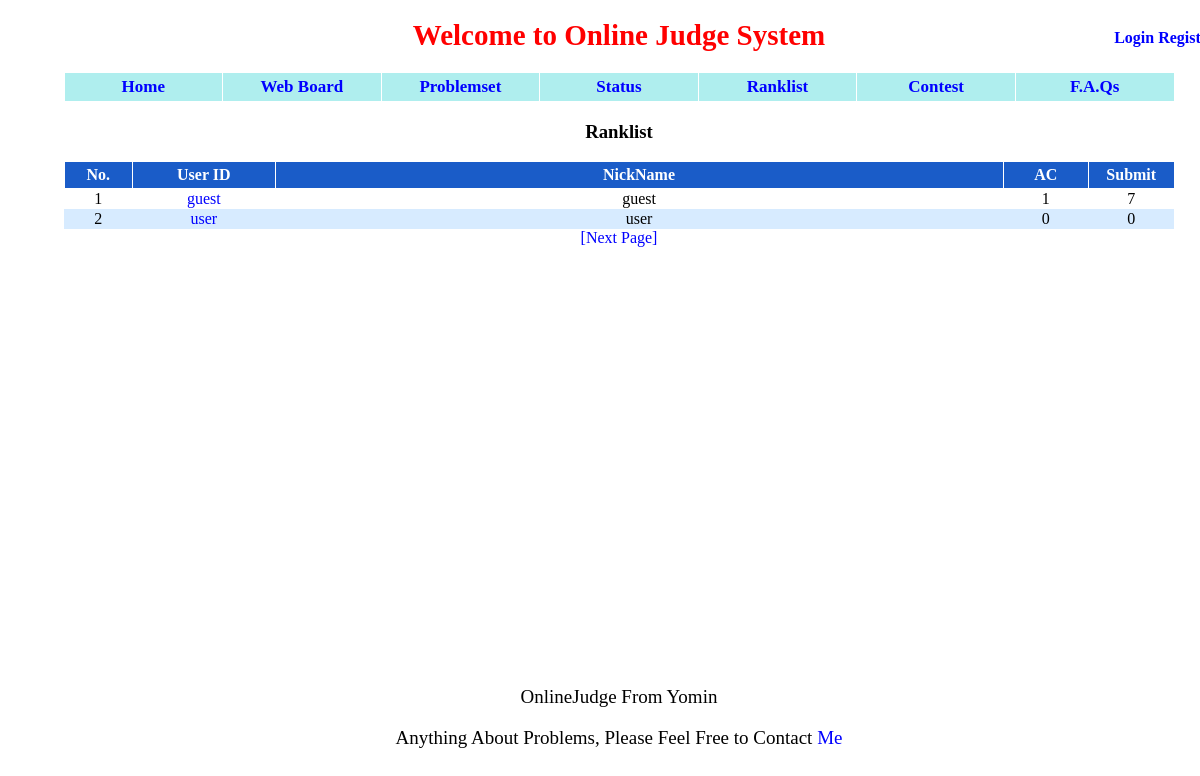
Page /ranklist/ on the earlier database version.
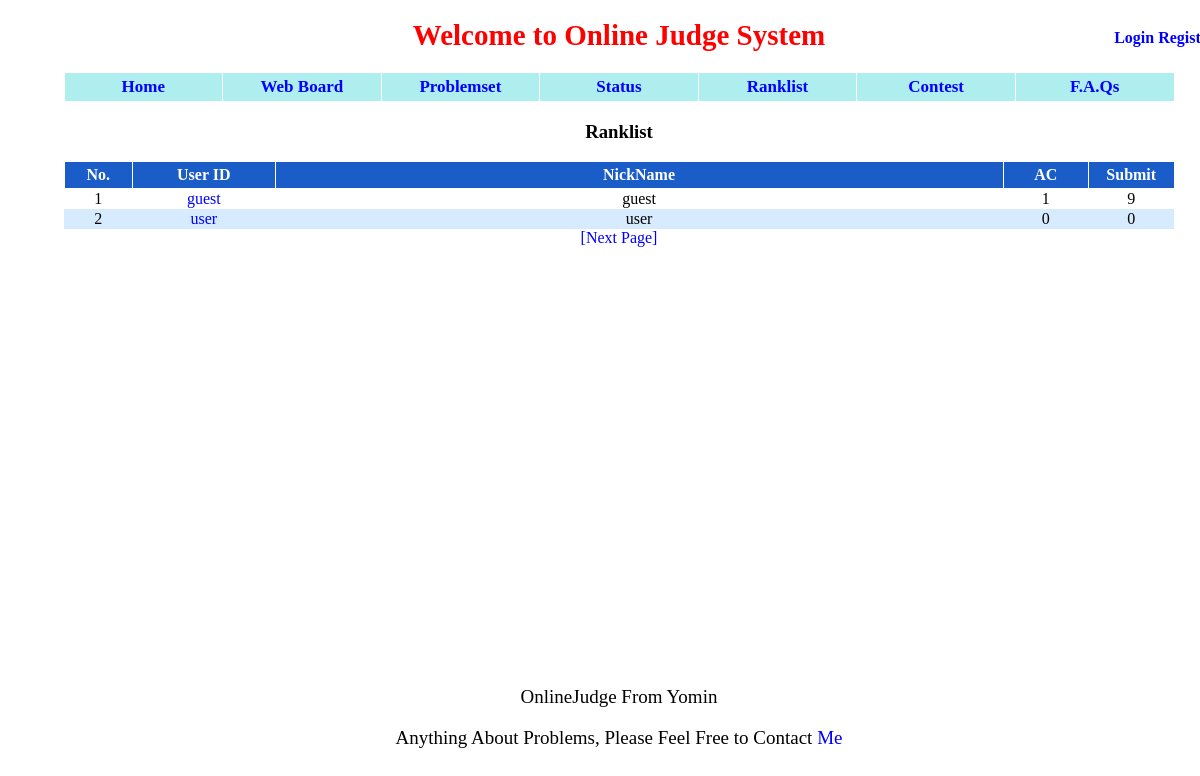
Same page on the later database version.
### appfile/models.py (models this page shows, shortened)
class User(db.Model):
    userID = db.Column(db.String(22), primary_key = True, unique = True)
    nickname = db.Column(db.String(22),unique = True)
    password = db.Column(db.String(100),unique = True)
    is_admin = db.Column(db.Boolean)
    ac_count = db.Column(db.Integer, default = 0)
    submit_count = db.Column(db.Integer, default = 0)

### appfile/views.py (the view)
@app.route('/ranklist/')
@app.route('/ranklist/<int:page>/')
def show_ranklist(page = 1):
    user_list = User.query.order_by(User.ac_count.desc(), User.submit_count, User.userID).paginate(page,USER_NUM_ONE_PAGE, False)
    return render_template('ranklist.html', user_list = user_list, page = page, USER_NUM_ONE_PAGE =USER_NUM_ONE_PAGE )

### appfile/views.py (called while the page is built)
@app.before_request
def before_request():
    g.user = current_user
    if g.user.is_authenticated():
        g.url = url_for('userinfo',userID = g.user.userID)

### appfile/templates/ranklist.html (shortened to what this page needs)
{% extends "base.html" %}
{% block content %}
<center><h3>Ranklist</h3></center>
<table id="list">
    <tr>
        <th id="ps_is_ac"> No. </th>
        <th id="ps_pid"> User ID </th>
        <th id="ps_title" style="text-align:center"> NickName </th>
        <th id="ps_ac"> AC </th>
        <th id="ps_submit"> Submit </th>
    </tr>
    {% for user in user_list.items %}
        <tr style="{{ loop.cycle('', 'background-color:#D7EBFF') }}">
            <td> {{ USER_NUM_ONE_PAGE * (page - 1) + user_list.items.index(user) + 1 }} </td>
            <td><a href={{ url_for('userinfo', userID = user.userID) }}> {{ user.userID }} </a></td>
            <td> {{ user.nickname }} </td>
            <td> {{ user.ac_count }} </td>
            <td> {{ user.submit_count }} </td>
        </tr>
    {% endfor %}
</table>
<div class="center">
{% if user_list.has_next %}
    <a href={{ url_for('show_ranklist', page = user_list.next_num) }}> [Next Page] </a>
{% endif %}
</div>
{% endblock %}

Differences in the rows shown:
changed User "guest": submit_count "7" → "9"
